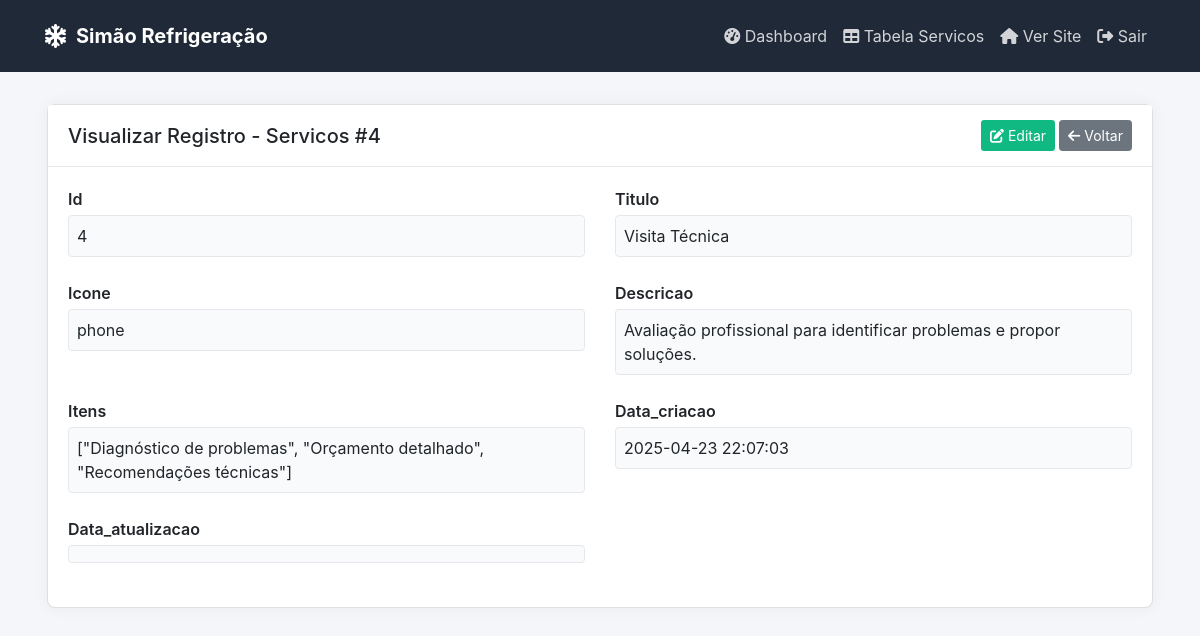
/admin-record.php?table=servicos&id=4 (signed in), run on the app's committed database.
### tables this page shows
CREATE TABLE `servicos` (
  `id` int(11) NOT NULL,
  `titulo` varchar(100) NOT NULL,
  `icone` varchar(50) DEFAULT NULL,
  `descricao` text NOT NULL,
  `itens` longtext NOT NULL CHECK (json_valid(`itens`)),
  `data_criacao` datetime NOT NULL,
  `data_atualizacao` datetime DEFAULT NULL
);

### admin-record.php (the view, shortened to what this page needs)
<?php
$table = $_GET['table'];
$id = (int)$_GET['id'];
$edit_mode = isset($_GET['edit']) && $_GET['edit'] == 1;
$db = db_connect();
$columns = [];
$column_types = [];
try {
    $query = "SHOW COLUMNS FROM $table";
    $stmt = $db->prepare($query);
    $stmt->execute();
    $columns_data = $stmt->fetchAll(PDO::FETCH_ASSOC);
    foreach ($columns_data as $column) {
        $columns[] = $column['Field'];
        $column_types[$column['Field']] = $column['Type'];
    }
} catch (PDOException $e) {
}
$record = [];
try {
    $query = "SELECT * FROM $table WHERE id = :id LIMIT 1";
    $stmt = $db->prepare($query);
    $stmt->bindParam(':id', $id, PDO::PARAM_INT);
    $stmt->execute();
    $record = $stmt->fetch(PDO::FETCH_ASSOC);
} catch (PDOException $e) {
    header('Location: admin-table.php?table=' . $table);
    exit;
}
?>
<!DOCTYPE html>
<html lang="pt-BR">
<head>
    <link rel="stylesheet" href="https://cdnjs.cloudflare.com/ajax/libs/font-awesome/6.4.0/css/all.min.css">
    <link rel="stylesheet" href="https://cdn.jsdelivr.net/npm/bootstrap@4.6.0/dist/css/bootstrap.min.css">
</head>
<body>
    <nav class="navbar navbar-expand-lg">
        <div class="container">
            <a class="navbar-brand" href="admin-dashboard.php">
                <i class="fas fa-snowflake"></i>
                Simão Refrigeração
            </a>
            <div class="collapse navbar-collapse" id="navbarNav">
                <ul class="navbar-nav ml-auto">
                    <li class="nav-item">
                        <a class="nav-link" href="admin-dashboard.php">
                            <i class="fas fa-tachometer-alt"></i> Dashboard
                        </a>
                    </li>
                    <li class="nav-item">
                        <a class="nav-link" href="admin-table.php?table=<?= $table ?>">
                            <i class="fas fa-table"></i> Tabela <?= ucfirst($table) ?>
                        </a>
                    </li>
                    <li class="nav-item">
                        <a class="nav-link" href="index.php" target="_blank">
                            <i class="fas fa-home"></i> Ver Site
                        </a>
                    </li>
                    <li class="nav-item">
                        <a class="nav-link" href="admin-dashboard.php?logout=1">
                            <i class="fas fa-sign-out-alt"></i> Sair
                        </a>
                    </li>
                </ul>
            </div>
        </div>
    </nav>
    <div class="main-content">
        <div class="container">
            <div class="card">
                <div class="card-header">
                    <h5 class="mb-0">
                        <?= $edit_mode ? 'Editar' : 'Visualizar' ?> Registro - <?= ucfirst($table) ?> #<?= $id ?>
                    </h5>
                    <div>
                        <?php if (!$edit_mode): ?>
                        <a href="admin-record.php?table=<?= $table ?>&id=<?= $id ?>&edit=1" class="btn btn-sm btn-edit">
                            <i class="fas fa-edit"></i> Editar
                        </a>
                        <?php endif; ?>
                        <a href="admin-table.php?table=<?= $table ?>" class="btn btn-sm btn-secondary">
                            <i class="fas fa-arrow-left"></i> Voltar
                        </a>
                    </div>
                </div>
                <div class="card-body">
                    <?php if ($edit_mode): ?>
                    <form method="POST" action="">
                        <?php foreach ($columns as $column): ?>
                        <div class="form-group">
                            <label for="<?= $column ?>"><?= ucfirst($column) ?></label>
                            <?php if ($column === 'id'): ?>
                            <input type="text" class="form-control" id="<?= $column ?>" name="<?= $column ?>" value="<?= htmlspecialchars($record[$column] ?? '') ?>" readonly>
                            <?php elseif (strpos($column_types[$column], 'text') !== false): ?>
                            <textarea class="form-control" id="<?= $column ?>" name="<?= $column ?>" rows="5"><?= htmlspecialchars($record[$column] ?? '') ?></textarea>
                            <?php elseif ($column === 'senha'): ?>
                            <input type="password" class="form-control" id="<?= $column ?>" name="<?= $column ?>" placeholder="Deixe em branco para manter a senha atual">
                            <?php elseif (strpos($column_types[$column], 'enum') !== false): ?>
                            <?php
                            preg_match('/enum$$(.*)$$/', $column_types[$column], $matches);
                            $enum_values = [];
                            if (isset($matches[1])) {
                                $enum_values = str_getcsv($matches[1], ',', "'");
                            }
                            ?>
                            <select class="form-control" id="<?= $column ?>" name="<?= $column ?>">
                                <?php foreach ($enum_values as $value): ?>
                                <option value="<?= $value ?>" <?= ($record[$column] ?? '') === $value ? 'selected' : '' ?>><?= ucfirst($value) ?></option>
                                <?php endforeach; ?>
                            </select>
                            <?php elseif (strpos($column_types[$column], 'datetime') !== false || strpos($column_types[$column], 'date') !== false): ?>
                            <input type="datetime-local" class="form-control" id="<?= $column ?>" name="<?= $column ?>" value="<?= str_replace(' ', 'T', $record[$column] ?? '') ?>">
                            <?php else: ?>
                            <input type="text" class="form-control" id="<?= $column ?>" name="<?= $column ?>" value="<?= htmlspecialchars($record[$column] ?? '') ?>">
                            <?php endif; ?>
                        </div>
                        <?php endforeach; ?>
                        <div class="form-group mt-4">
                            <button type="submit" class="btn btn-save">
                                <i class="fas fa-save"></i> Salvar
                            </button>
                            <a href="admin-record.php?table=<?= $table ?>&id=<?= $id ?>" class="btn btn-cancel ml-2">
                                <i class="fas fa-times"></i> Cancelar
                            </a>
                        </div>
                    </form>
                    <?php else: ?>
                    <div class="row">
                        <?php foreach ($columns as $column): ?>
                        <div class="col-md-6 record-detail">
                            <label><?= ucfirst($column) ?></label>
                            <?php if (strpos($column_types[$column], 'text') !== false): ?>
                            <p class="text-long"><?= nl2br(htmlspecialchars($record[$column] ?? '')) ?></p>
                            <?php elseif ($column === 'senha'): ?>
                            <p>[Senha protegida]</p>
                            <?php else: ?>
                            <p><?= htmlspecialchars($record[$column] ?? '') ?></p>
                            <?php endif; ?>
                        </div>
                        <?php endforeach; ?>
                    </div>
                    <?php endif; ?>
                </div>
            </div>
        </div>
    </div>
</body>
</html>

### admin-record.php (style rules this page uses)
body { font-family: 'Inter', sans-serif; background-color: #f4f6f9; }
.navbar { background-color: #1f2937; padding: 1rem; }
.navbar-brand { color: white; font-weight: 700; display: flex; align-items: center; }
.navbar-brand i { margin-right: 10px; font-size: 1.5rem; }
.navbar-nav .nav-link { color: rgba(255, 255, 255, 0.8); }
.main-content { padding: 2rem; }
.card { border-radius: 8px; box-shadow: 0 0 15px rgba(0, 0, 0, 0.05); margin-bottom: 20px; }
.card-header { background-color: #fff; border-bottom: 1px solid #e5e7eb; padding: 15px 20px; font-weight: 600; display: flex; justify-content: space-between; align-items: center; }
.card-body { padding: 20px; }
.btn-edit { background-color: #10b981; color: white; }
.record-detail { margin-bottom: 1rem; }
.record-detail label { font-weight: 600; margin-bottom: 0.25rem; }
.record-detail p { margin-bottom: 0.5rem; padding: 0.5rem; background-color: #f9fafb; border-radius: 4px; border: 1px solid #e5e7eb; }
.record-detail p.text-long { white-space: pre-wrap; max-height: 200px; overflow-y: auto; }

### data on the page
servicos: id "4", titulo "Visita Técnica", icone "phone", descricao "Avaliação profissional para identificar problemas e propor soluções.", itens "[\"Diagnóstico de problemas\", \"Orçamento detalhado\", \"Recomendações técnicas\"]", data_criacao "2025-04-23 22:07:03"

### other printed values
$table "Servicos"
$id "4"
$column "Id"
$column "Titulo"
$column "Icone"
$column "Descricao"
$column "Itens"
$column "Data_criacao"
$column "Data_atualizacao"
